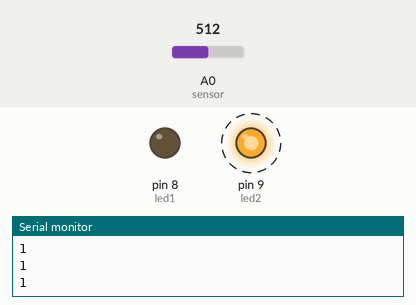
Bench run of a sketch on a simulated Arduino Uno, built with avr-gcc and run on an emulated ATmega328P. Shown: output pins drawn as LEDs (lit = HIGH), the last lines printed to the serial monitor. Dashed ring = blinking. The test bench sets the inputs (shaded band); at power-on: A0 (sensor) = 512.

Above: at 0.9 s.
1.3 s: A0 (sensor) set to 351
4.3 s: A0 (sensor) set to 330
At 4.33 s:
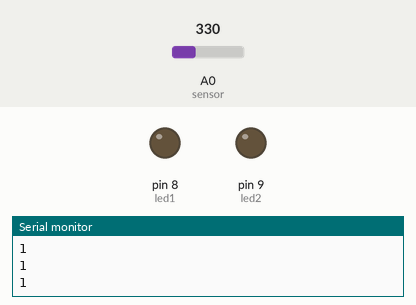
At 4.7 s:
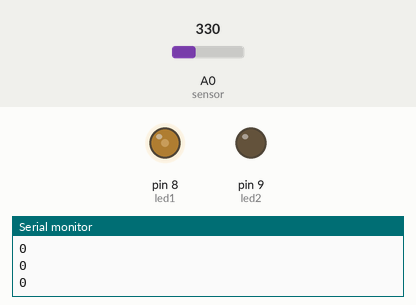
5.9 s: A0 (sensor) set to 716
At 6.65 s:
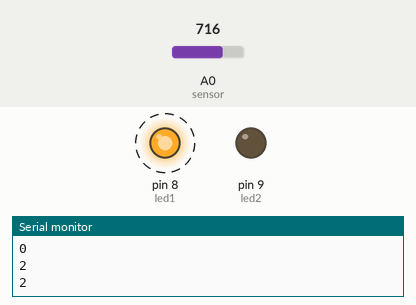
Timing chart, 0 to 14.9 s (numbered marks = the images above; inputs shaded):
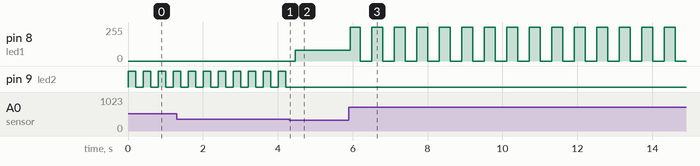

The sketch:

Exercise.ino
```cpp
const int led1 = 8;
const int led2 = 9;
const int sensor = A0;
int range = 0;

void blinkLED(int time, int pin)
{
	digitalWrite(pin, HIGH);
	delay(time);
	digitalWrite(pin, LOW);
	delay(time);
}

int sensorRange()
{
	int sensorValue = analogRead(sensor);
	sensorValue = map(sensorValue, 0, 1023, 0, 3);
	return sensorValue;
}

void setup()
{
	pinMode(led1, OUTPUT);
	pinMode(led2, OUTPUT);
	Serial.begin(9600);
}

void loop()
{
	range = sensorRange();
	Serial.println(range);

	switch(range)
	{
		case 0:
			blinkLED(1, led1);
			break;
		case 1:
			blinkLED(200, led2);
			break;
		case 2:
			blinkLED(300, led1);
			break;
		case 3:
			blinkLED(400, led2);
			break;
	}
	delay(1);
}
```

Measured:
- the behaviour switches between 341 and 340 on A0 (sensor) (found by bisection; images 0 and 1)
- after the input at 4.3 s, pin 8 (led1): 0/255 → 81/255 after 0.16 s; pin 9 (led2): stops changing and stays LOW
- after the input at 5.9 s, pin 8 (led1): alternates 255/255 for 0.30 s and 0/255 for 0.30 s, starting at once
- by itself, pin 9 (led2): alternates HIGH for 0.20 s and LOW for 0.20 s
